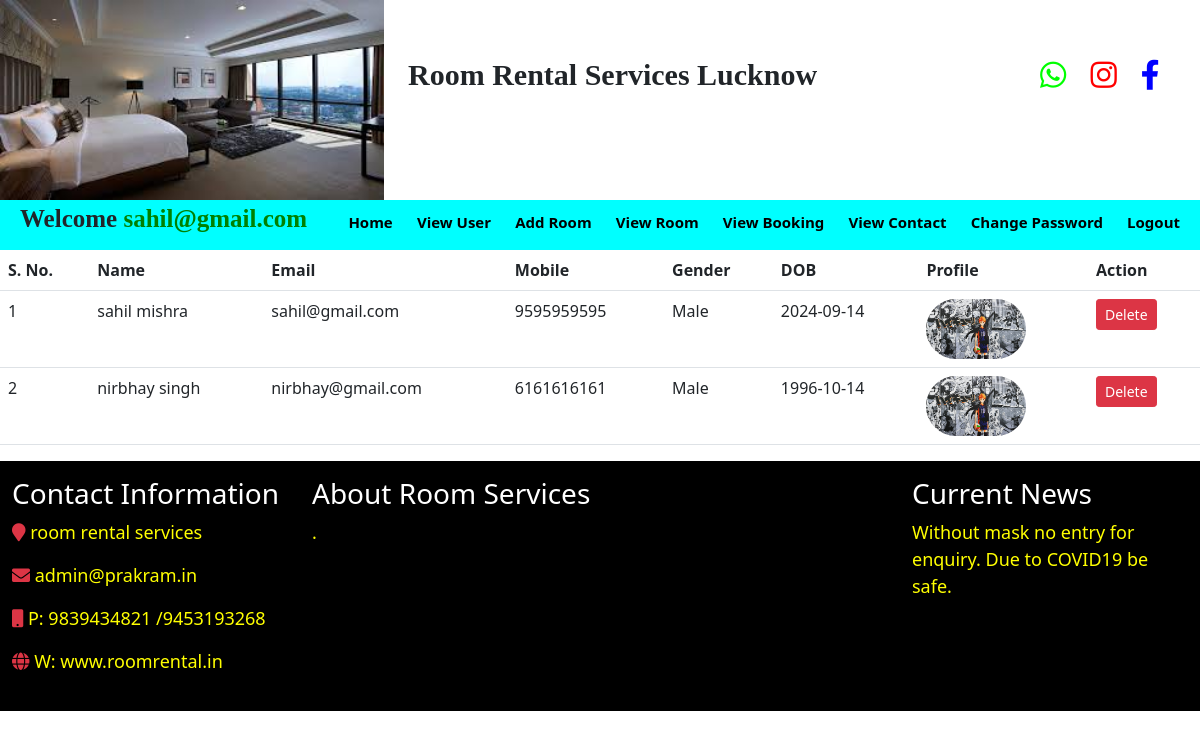
/view_user (signed in), run on the app's committed database.
### room/models.py (models this page shows, shortened)
class Signup(models.Model):
    user=models.ForeignKey(User,on_delete=models.CASCADE)
    mobile = models.CharField(max_length=20,null=True)
    image = models.FileField(null=True)
    gender = models.CharField(max_length=10,null=True)
    dob = models.CharField(max_length=20,null=True)

### room/views.py (the view)
# urls.py: path('view_user',view_user,name='view_user'),
def view_user(request):
    if not request.user.is_authenticated:
        return redirect('login')
    data=Signup.objects.all()
    d={'data':data}
    return render(request,'view_user.html',d)

### room/templates/view_user.html
{% include 'admin_navigation.html' %}
<table class="table">
    <tr>
        <th>S. No.</th>
        <th>Name</th>
        <th>Email</th>
        <th>Mobile</th>
        <th>Gender</th>
        <th>DOB</th>
        <th>Profile</th>
        <th>Action</th>
    </tr>
    {% for i in data %}
    <tr>
        <td>{{forloop.counter}}</td>
        <td>{{i.user.first_name}} {{i.user.last_name}}</td>
        <td>{{i.user.username}}</td>
        <td>{{i.mobile}}</td>
        <td>{{i.gender}}</td>
        <td>{{i.dob}}</td>
        <td><img src="{{i.image.url}}" width="100" height="60" style="border-radius:30px;"></td>
        <td><a href="{% url 'delete_user' i.user.id %}" class="btn btn-danger btn-sm">Delete</a></td>
    </tr>
    {% endfor %}
</table>
{% include 'footer.html' %}

### room/templates/admin_navigation.html (shortened to what this page needs)
<!DOCTYPE html>
<html>
<head>
<link rel="stylesheet" href="https://cdn.jsdelivr.net/npm/bootstrap@5.0.2/dist/css/bootstrap.min.css">
<link rel="stylesheet" href="https://cdnjs.cloudflare.com/ajax/libs/font-awesome/5.15.3/css/all.min.css" />
{% load static %}
</head>
<body>
<div class="row">
	<div class="col-4">
		<img class="pic" src="{% static 'images/cc.jpg' %}">
	</div>
	<div class="col-6 aa">
		<label class="lab1">Room Rental Services Lucknow</label>
	</div>
	<div class="col-2">
		<a href="https://web.whatsapp.com/" target="_blank"><i class="fab fa-whatsapp itag" style="color:rgb(0,255,0);"></i></a>
		<a href="https://www.instagram.com/" target="_blank"><i class="fab fa-instagram itag" style="color:red;"></i></a>
		<a href="https://www.facebook.com/" target="_blank"><i class="fab fa-facebook-f itag" style="color: blue;"></i></a>
	</div>
</div>
<nav class="navi">
	<label class="lab2">Welcome <span style="color:green;">{{request.user}}</span></label>
	<ul class="ull">
		<li class="lii"><a class="aaa" href="{% url 'admin_home' %}">Home</a></li>
		<li class="lii"><a class="aaa" href="{% url 'view_user' %}">View User</a></li>
		<li class="lii"><a class="aaa" href="{% url 'add_room' %}">Add Room</a></li>
		<li class="lii"><a class="aaa" href="{% url 'view_room_admin' %}">View Room</a></li>
		<li class="lii"><a class="aaa" href="{% url 'view_booking_admin' %}">View Booking</a></li>
		<li class="lii"><a class="aaa" href="{% url 'view_contact' %}">View Contact</a></li>
		<li class="lii"><a class="aaa" href="{% url 'change_password_admin' %}">Change Password</a></li>
		<li class="lii"><a class="aaa" href="{% url 'logout' %}">Logout</a></li>
	</ul>
</nav>
</body>
</html>

### room/templates/footer.html (shortened to what this page needs)
{% load static %}
<div class="mt-3" style="background-color: black; width:100% ; height:250px">
<div class="container-fluid">
    <div class="row">
        <div class="col-md-3 mt-3">
            <h3 class="text-white">Contact Information</h3>
            <p style="color:yellow; font-size: 18px"><i class="fa fa-map-marker text-danger"></i> room rental services  </p>
            <p style="color:yellow; font-size: 18px"><i class="fa fa-envelope text-danger"></i>   admin@prakram.in</p>
            <p style="color:yellow; font-size: 18px"><i class="fa fa-mobile text-danger"></i>   P:  9839434821 /9453193268</p>
            <p style="color:yellow; font-size: 18px"><i class="fa fa-globe text-danger"></i>   W:  www.roomrental.in</p>
        </div>
        <div class="col-md-6 mt-3">
        <h3 class="text-white">About Room Services</h3>
        <p style="color:yellow; font-size:18px">.</p>
    </div>
    <div class="col-md-3 mt-3">
        <h3 class="text-white">Current News</h3>
        <marquee scrollamount="3" behavior="" direction="up">
        <p style="color:yellow; font-size:18px">Without mask no entry for enquiry. Due to COVID19 be safe.</p>
        </marquee>
    </div>
    </div>
</div>
</div>

### room/templates/admin_navigation.html (style rules this page uses)
.pic { height: 200px; width: 100%; }
.lab1 { font-size: 30px; font-weight: bold; font-family: calibery; margin-top: 52px; }
.itag { font-size: 30px; margin-top: 60px; padding-left: 20px; }
.navi { background:cyan; height: 50px; }
.ull { float: right; }
.lii { display: inline-block; margin-top: 10px; }
.aaa { text-decoration: none; color: black; font-weight: bold; font-size: 15px; margin-right: 20px; }
.lab2 { font-size: 25px; font-weight: bold; font-family: calibery; margin-left: 20px; }

### data on the page
Signup: user.first_name "sahil", user.last_name "mishra", user.username "sahil@gmail.com", mobile "9595959595", gender "Male", dob "2024-09-14", image (picture)
Signup: user.first_name "nirbhay", user.last_name "singh", user.username "nirbhay@gmail.com", mobile "6161616161", gender "Male", dob "1996-10-14", image (picture)

### other printed values
{{ request.user }} "sahil@gmail.com"
